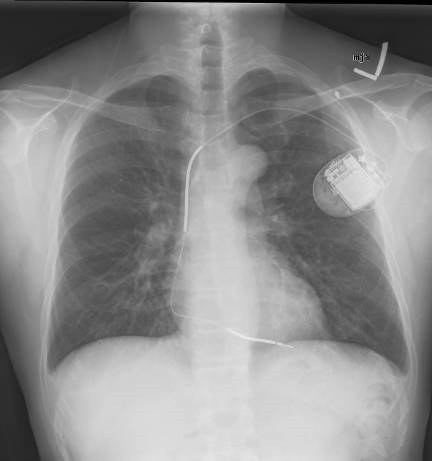
#> input picture images/chest-ray4.jpg, 432 x 461 px, found by its file name
$ python sobelv2.py   (older library calls are emulated)
#> lines starting #> are read from the running program, lines starting #| are printed output that depends on the picture; after the words box and inside, x2 and y2 are one past the last pixel; in counts of white or black regions, pixels touching at a corner belong together
import cv2
import numpy as np
from matplotlib import pyplot as plt

# Wczytaj obraz w odcieniach szarości
image_path = './images/chest-ray4.jpg'
image = cv2.imread(image_path, cv2.IMREAD_GRAYSCALE)
#> image is the input picture: shape (461, 432); min 0, max 235, mean 139.2

if image is None:
    raise FileNotFoundError(f"Nie można wczytać pliku: {image_path}")

# 1. Preprocessing: Normalizacja jasności obrazu (wyrównanie histogramu)
equalized_image = cv2.equalizeHist(image)
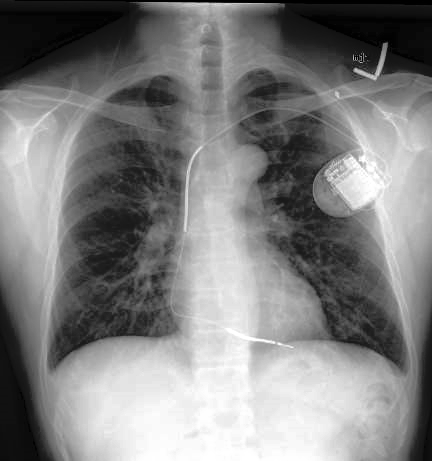
#> equalized_image: shape (461, 432); min 0, max 255, mean 128.1

# 2. Zastosowanie CLAHE dla poprawy kontrastu
clahe = cv2.createCLAHE(clipLimit=0.8, tileGridSize=(8, 8))
enhanced_image = clahe.apply(equalized_image)

# 3. Gaussian Blur do wygładzenia
blurred_image = cv2.GaussianBlur(enhanced_image, (5, 5), 1)

# Wymiary obrazu
height, width = image.shape
#> height = 461; width = 432

# Ustal środkowy obszar do analizy
center_x, center_y = width // 2, height // 2
#> center_x = 216; center_y = 230
half_width, half_height = width // 3, height // 2
#> half_width = 144; half_height = 230
roi = blurred_image[center_y - half_height:center_y + half_height, center_x - half_width:center_x + half_width]
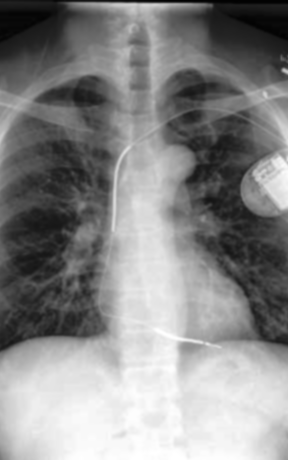
#> roi: shape (460, 288); min 1, max 255, mean 135.2

# 4. Zastosowanie maski Sobela do wykrywania krawędzi w środkowym obszarze
sobel_x = cv2.Sobel(roi, cv2.CV_64F, 1, 0, ksize=3)
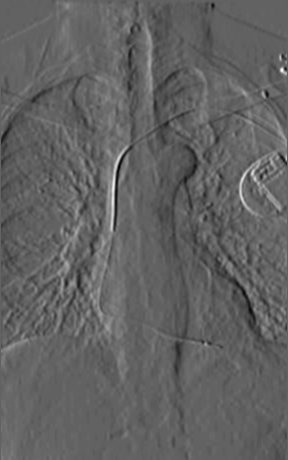
#> sobel_x: shape (460, 288) float64; min -187, max 299, mean 0.5; drawn with min black and max white
sobel_y = cv2.Sobel(roi, cv2.CV_64F, 0, 1, ksize=3)
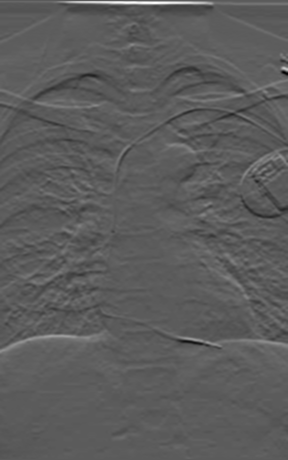
#> sobel_y: shape (460, 288) float64; min -314, max 560, mean 3.8; drawn with min black and max white

# Połączenie wyników Sobela w jedno
sobel_magnitude = cv2.magnitude(sobel_x, sobel_y)
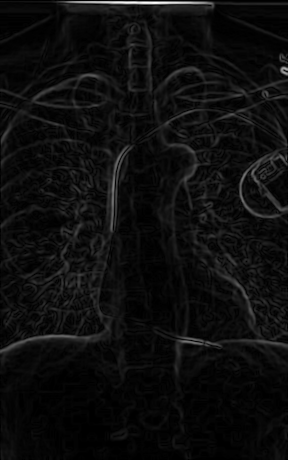
#> sobel_magnitude: shape (460, 288) float64; min 0, max 560, mean 30.4; drawn with min black and max white

# Normalizacja wyniku Sobela do zakresu [0, 255]
sobel_magnitude = np.uint8(cv2.normalize(np.absolute(sobel_magnitude), None, 0, 255, cv2.NORM_MINMAX))

# Parametr progowania - próg istotności krawędzi
threshold_value = 100

# 5. Progowanie - Wyodrębnianie istotnych krawędzi
_, thresholded_image = cv2.threshold(sobel_magnitude, threshold_value, 255, cv2.THRESH_BINARY)
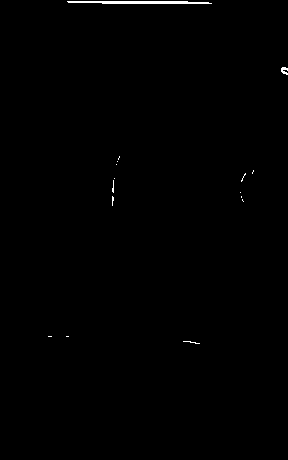
#> thresholded_image: shape (460, 288); 0.37% white; 16 white regions (14 under 20 px), largest, box (x1, y1, x2, y2) and area: (67, 1, 212, 4) 372, (281, 67, 288, 75) 37

# 8. Wyświetlenie wyników
plt.figure(figsize=(12, 12))

# Oryginalny obraz
plt.subplot(2, 4, 1)
plt.imshow(image, cmap='gray')
plt.title("Oryginał")
plt.axis('off')

# Wyrównany obraz
plt.subplot(2, 4, 2)
plt.imshow(equalized_image, cmap='gray')
plt.title("Wyrównany Histogram")
plt.axis('off')

# CLAHE obraz
plt.subplot(2, 4, 3)
plt.imshow(enhanced_image, cmap='gray')
plt.title("CLAHE")
plt.axis('off')

# Gaussian Blur obraz
plt.subplot(2, 4, 4)
plt.imshow(blurred_image, cmap='gray')
plt.title("Gaussian Blur")
plt.axis('off')

# Wybrany środkowy obszar
plt.subplot(2, 4, 5)
plt.imshow(roi, cmap='gray')
plt.title("Środkowy Obszar")
plt.axis('off')

# Połączona maska Sobela w środkowym obszarze
plt.subplot(2, 4, 6)
plt.imshow(sobel_magnitude, cmap='gray')
plt.title("Połączona Maska Sobela (Środek)")
plt.axis('off')

# Po progowaniu Sobela
plt.subplot(2, 4, 7)
plt.imshow(thresholded_image, cmap='gray')
plt.title("Po Progowaniu Sobela")
plt.axis('off')

plt.tight_layout()
plt.show()

$ run again, with images/chest-ray5.jpg copied over images/chest-ray4.jpg
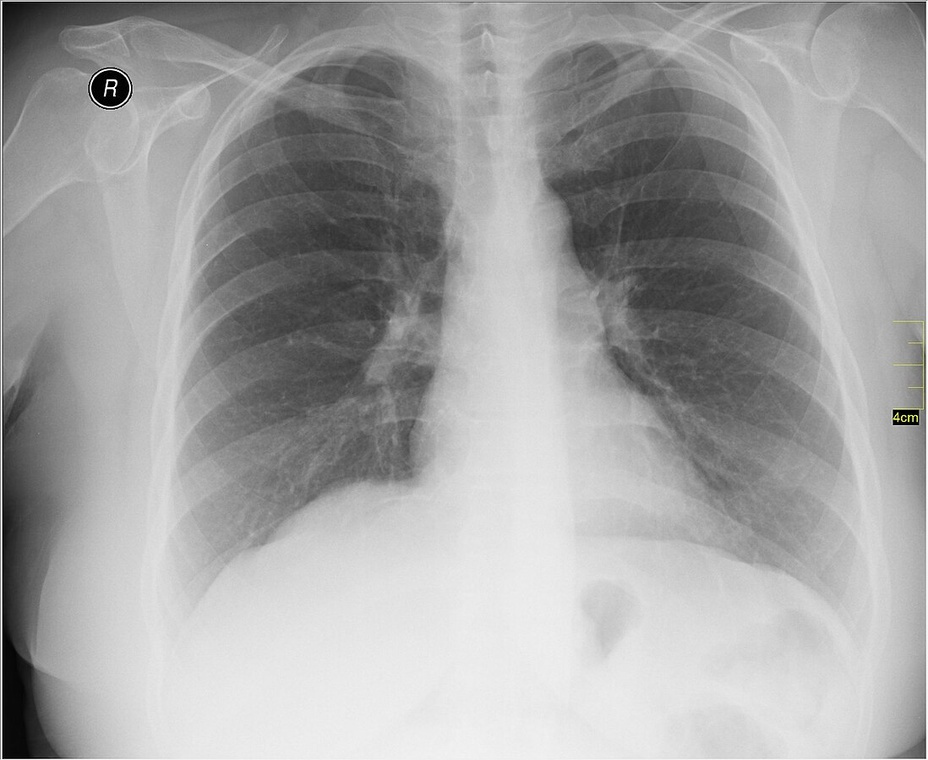
#> input picture images/chest-ray5.jpg, 928 x 760 px, shrunk from 1098 x 899 before the run, found by its file name
#> `sobel_y = cv2.Sobel(roi, cv2.CV_64F, 0, 1, ksize=3)`:
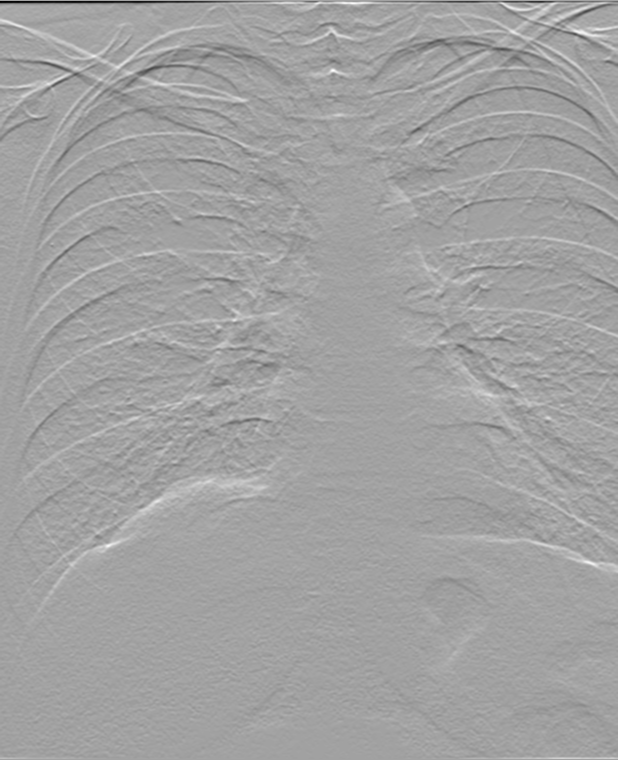
#> sobel_y: shape (760, 618) float64; min -342, max 199, mean 1.3; drawn with min black and max white
#> `_, thresholded_image = cv2.threshold(sobel_magnitude, threshold_value,..`:
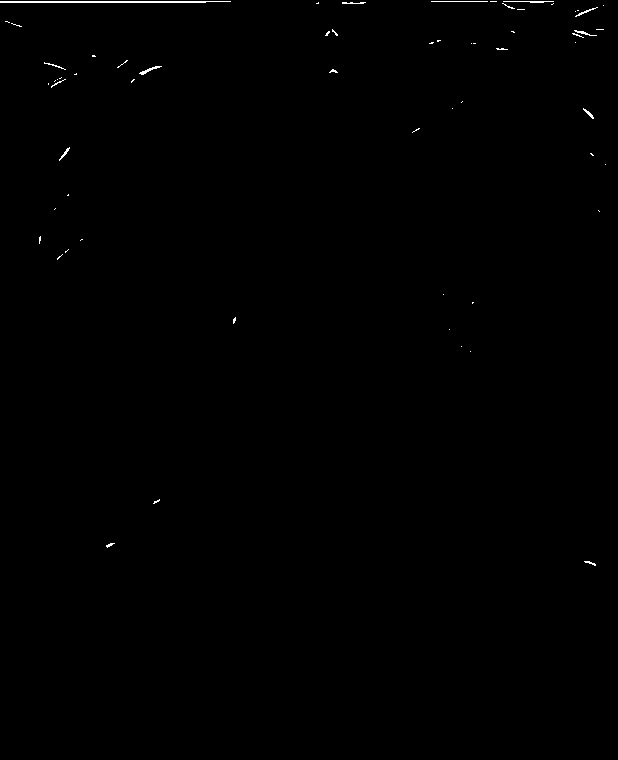
#> thresholded_image: shape (760, 618); 0.26% white in thin lines or dots, all inside (x1, y1, x2, y2) = (0, 1, 606, 566)
